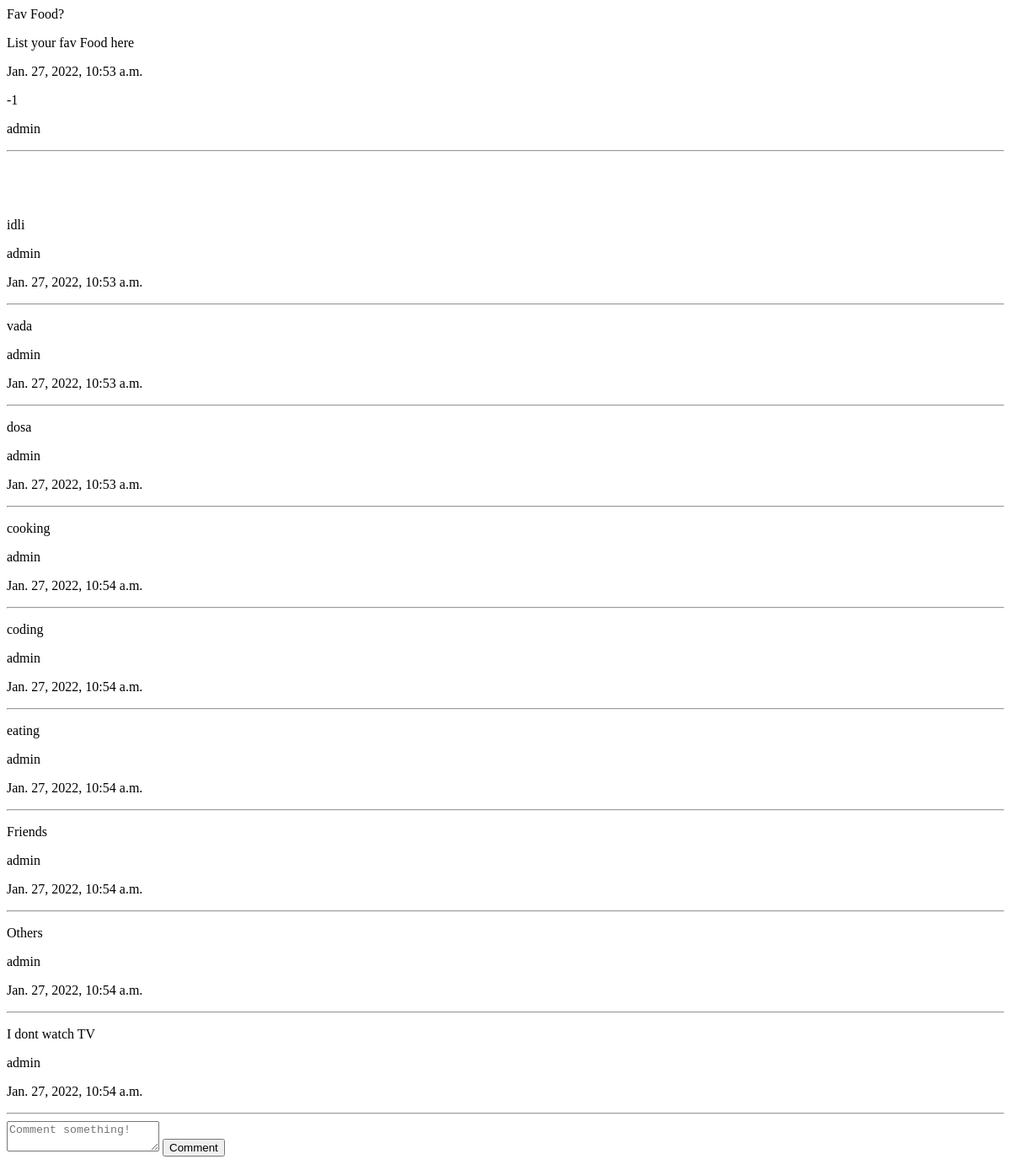
The app's page /reddit/post/11/, older data.
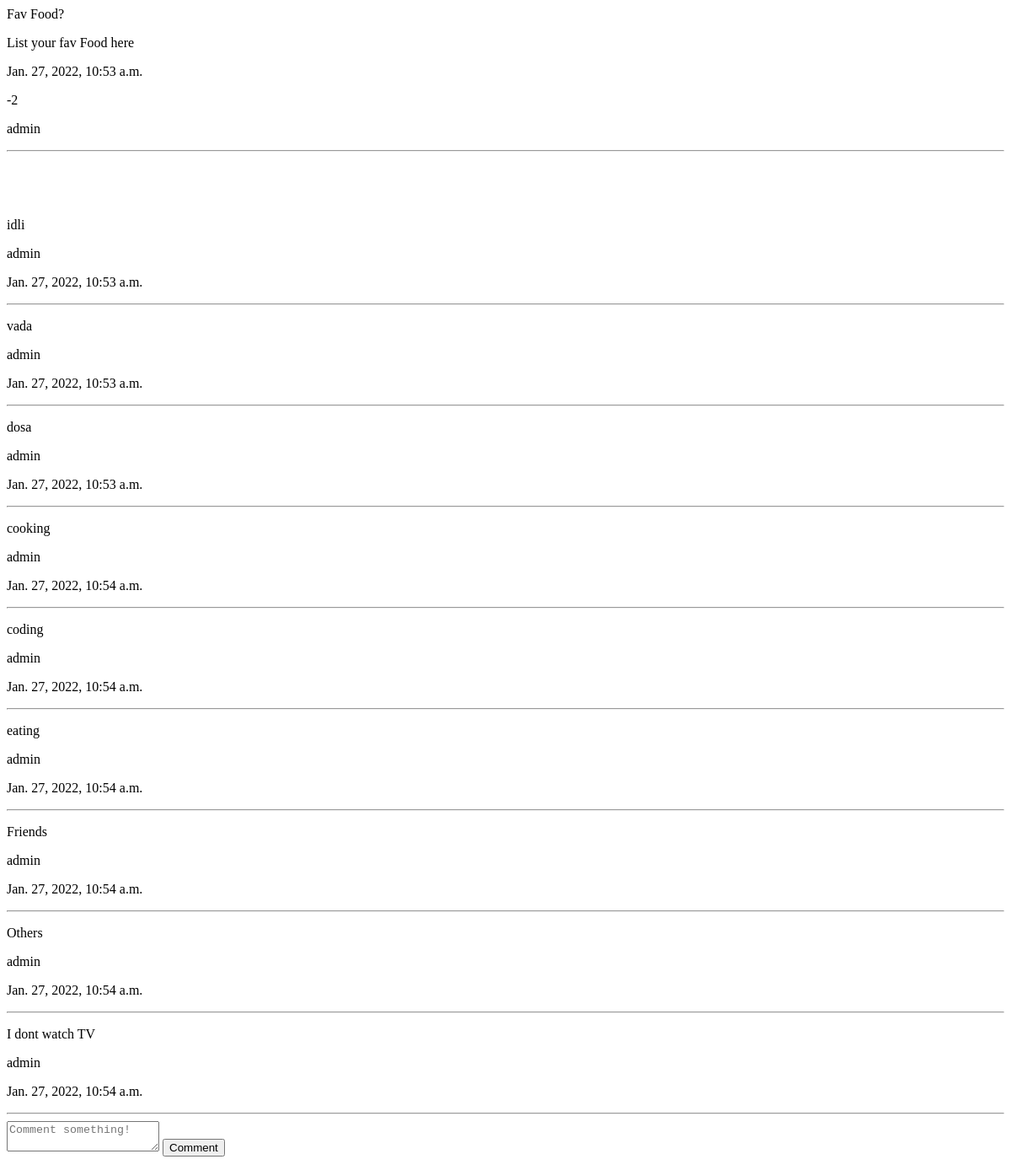
The same page, newer data.
### reddit_app/models.py (models this page shows, shortened)
class Post(models.Model):
    title = models.CharField(max_length=200)
    text = models.TextField()
    votes = models.IntegerField(default=0)
    created_at = models.DateTimeField(auto_now_add=True)
    author = models.ForeignKey(User, on_delete=models.CASCADE)

### reddit_app/views.py (the view)
# urls.py: path("post/<int:post_id>/", views.single_post, name="single_post"),
def single_post(request, post_id):
    post = get_object_or_404(Post, id=post_id)
    comments = post.comment_set.all()
    return render(request, "reddit_app/single_post.html", {'post':post, 'comments':comments})

### templates/reddit_app/single_post.html (shortened to what this page needs)
<div>
            <p> {{ post.title }} </p>
            <p> {{ post.text }} </p>
            <p> {{ post.created_at }} </p>
            <p> {{ post.votes }} </p>
            <p> {{ post.author }} </p>
</div>
<hr><br><br><br>
<div>
    {% if comments.count %}
        {% for comment in comments %}
            <p>{{comment.text}}</p>
            <p>{{comment.author}}</p>
            <p>{{comment.created_at}}</p>
            <hr>
        {% endfor %}
    {% else %}
        <p>Be the first to comment!</p>
    {% endif %}
</div>
<div>
    <form method="POST" action="{% url 'reddit_app:comment' post.id %}">
        <textarea name="comment_text" placeholder="Comment something!"></textarea>
        <button type="submit">Comment</button>
    </form>
</div>

Row changes from the older to the newer data that the page shows:
changed Post "Fav Food?": votes "-1" → "-2"
